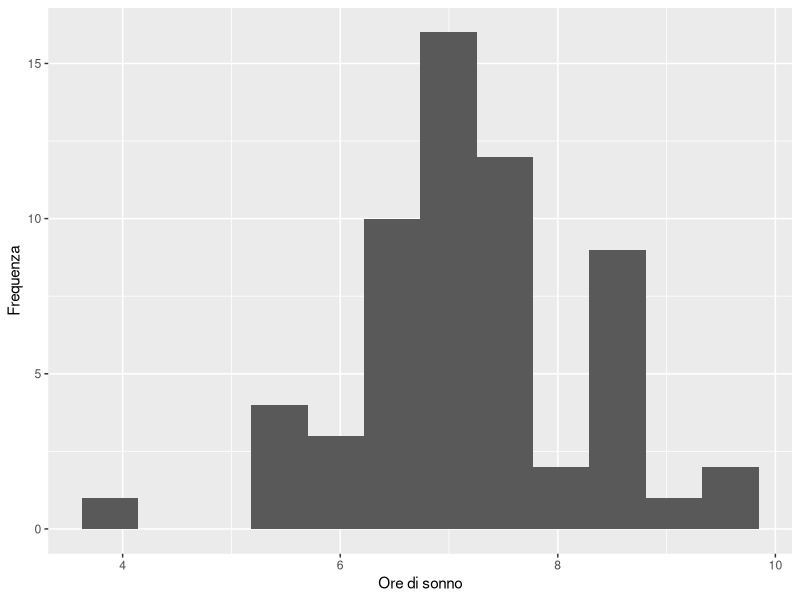
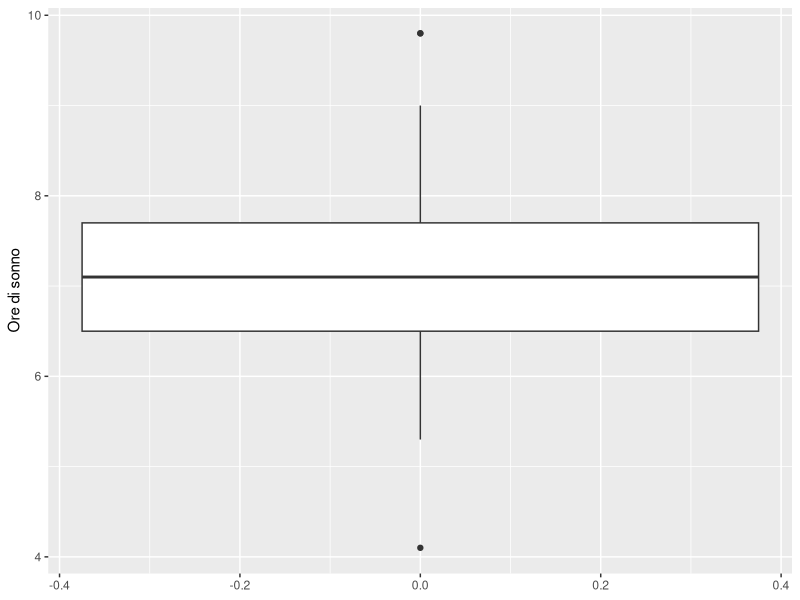
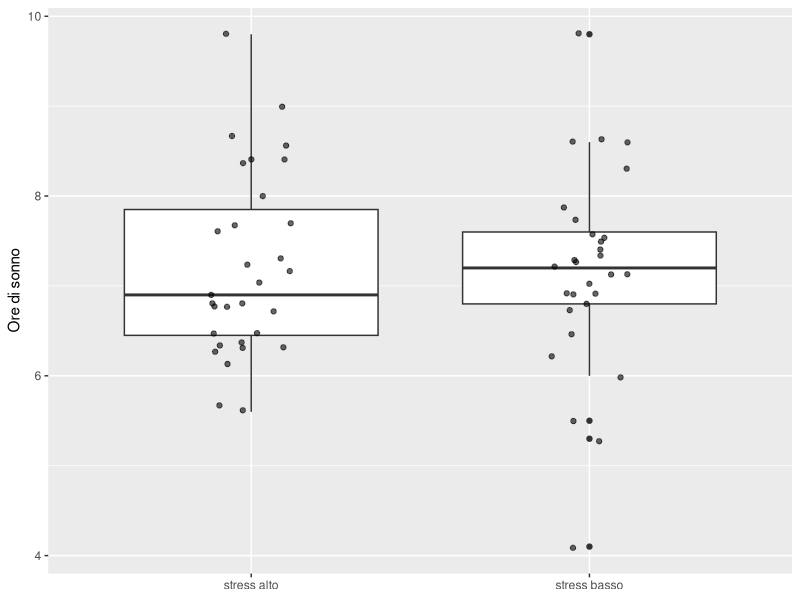

The R source for these figures, in order:
## ---- chunk 1
#| label: loc-scale-setup
#| include: false
library(dplyr)
library(ggplot2)

set.seed(1234)
## ---- chunk 2
#| label: loc-scale-data
studenti <- data.frame(
  id = 1:60,
  stress = round(pmin(pmax(rnorm(60, mean = 6.2, sd = 1.5), 1), 10), 1),
  sonno_qualita = round(pmin(pmax(rnorm(60, mean = 6.5, sd = 1.3), 1), 10), 1),
  ore_sonno = round(pmin(pmax(rnorm(60, mean = 7.1, sd = 0.9), 4), 10), 1)
)

# Aggiungiamo alcuni valori plausibili ma estremi.
studenti$ore_sonno[c(4, 17)] <- c(4.1, 9.8)
studenti$stress[c(22, 49)] <- c(9.7, 9.9)

head(studenti)
## ---- chunk 3
#| label: loc-scale-hist-sleep
#| fig-cap: "Distribuzione delle ore di sonno nel campione didattico."
ggplot(studenti, aes(x = ore_sonno)) +
  geom_histogram(bins = 12, boundary = 0) +
  labs(
    x = "Ore di sonno",
    y = "Frequenza"
  )
## ---- chunk 4
#| label: loc-scale-mode-example
strategie <- c(
  "studio", "sonno", "sport", "studio", "amici", "studio",
  "sport", "sonno", "studio", "amici", "studio"
)

table(strategie)
## ---- chunk 5
#| label: loc-scale-median-example
median(studenti$ore_sonno)
## ---- chunk 6
#| label: loc-scale-mean-example
mean(studenti$ore_sonno)
## ---- chunk 7
#| label: loc-scale-center-table
studenti |>
  summarise(
    media_stress = mean(stress),
    mediana_stress = median(stress),
    media_sonno = mean(ore_sonno),
    mediana_sonno = median(ore_sonno)
  )
## ---- chunk 8
#| label: loc-scale-outlier-center
sonno_a <- c(6.2, 6.5, 6.8, 7.0, 7.1, 7.3, 7.5)
sonno_b <- c(6.2, 6.5, 6.8, 7.0, 7.1, 7.3, 12.0)

data.frame(
  scenario = c("senza valore estremo", "con valore estremo"),
  media = c(mean(sonno_a), mean(sonno_b)),
  mediana = c(median(sonno_a), median(sonno_b))
)
## ---- chunk 9
#| label: loc-scale-range-example
range(studenti$ore_sonno)
diff(range(studenti$ore_sonno))
## ---- chunk 10
#| label: loc-scale-iqr-example
quantile(studenti$ore_sonno, probs = c(.25, .50, .75))
IQR(studenti$ore_sonno)
## ---- chunk 11
#| label: loc-scale-sd-example
sd(studenti$ore_sonno)
## ---- chunk 12
#| label: loc-scale-var-example
var(studenti$ore_sonno)
sd(studenti$ore_sonno)^2
## ---- chunk 13
#| label: loc-scale-mad-example
mad(studenti$ore_sonno)
## ---- chunk 14
#| label: loc-scale-summary-table
studenti |>
  summarise(
    n = n(),
    media = mean(ore_sonno),
    mediana = median(ore_sonno),
    sd = sd(ore_sonno),
    iqr = IQR(ore_sonno),
    mad = mad(ore_sonno),
    minimo = min(ore_sonno),
    massimo = max(ore_sonno)
  )
## ---- chunk 15
#| label: loc-scale-boxplot-sleep
#| fig-cap: "Distribuzione delle ore di sonno con boxplot."
ggplot(studenti, aes(y = ore_sonno)) +
  geom_boxplot() +
  labs(
    x = NULL,
    y = "Ore di sonno"
  )
## ---- chunk 16
#| label: loc-scale-group-data
studenti <- studenti |>
  mutate(
    gruppo_stress = if_else(stress >= median(stress), "stress alto", "stress basso")
  )

studenti |>
  group_by(gruppo_stress) |>
  summarise(
    n = n(),
    media_sonno = mean(ore_sonno),
    mediana_sonno = median(ore_sonno),
    sd_sonno = sd(ore_sonno),
    iqr_sonno = IQR(ore_sonno),
    .groups = "drop"
  )
## ---- chunk 17
#| label: loc-scale-group-plot
#| fig-cap: "Ore di sonno nei gruppi a stress basso e alto."
ggplot(studenti, aes(x = gruppo_stress, y = ore_sonno)) +
  geom_boxplot() +
  geom_jitter(width = 0.12, alpha = 0.6) +
  labs(
    x = NULL,
    y = "Ore di sonno"
  )
## ---- chunk 18
#| label: loc-scale-session-info
sessionInfo()
